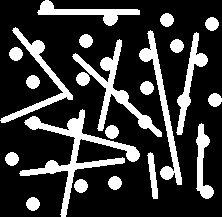
#> input picture Aula4/images/art3.bmp, 222 x 217 px
$ python Aula_04_exe_05.py
#> lines starting #> are read from the running program, lines starting #| are printed output that depends on the picture; after the words box and inside, x2 and y2 are one past the last pixel; in counts of white or black regions, pixels touching at a corner belong together
# Aula_04_exe_05.py
#
# Opening
#
# Filipe Gonçalves - 10/2022

#import
import sys
import numpy as np
import cv2

image_art3 = cv2.imread( "images/art3.bmp" , cv2.IMREAD_GRAYSCALE )
#> image_art3: shape (217, 222); 22.2% white; 22 white regions, largest, box (x1, y1, x2, y2) and area: (19, 109, 140, 217) 2271, (72, 39, 162, 137) 1502, (139, 30, 182, 185) 1227
image_art2 = cv2.imread( "images/art2.bmp" , cv2.IMREAD_GRAYSCALE )
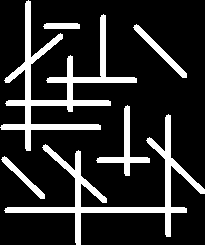
#> input picture Aula4/images/art2.bmp, 205 x 245 px
#> image_art2: shape (245, 205); 16.9% white; 6 white regions, box (x1, y1, x2, y2) and area: (0, 0, 137, 151) 3611, (4, 114, 205, 245) 3181, (96, 105, 150, 176) 696, (133, 24, 187, 78) 459, (1, 156, 45, 199) 346, (43, 23, 80, 29) 213

# binary images
ret, image_art3_bin = cv2.threshold(image_art3, 120, 255, cv2.THRESH_BINARY)
ret, image_art2_bin = cv2.threshold(image_art2, 120, 255, cv2.THRESH_BINARY)

# inversion of resulting images
image_art3_inv = cv2.bitwise_not(image_art3_bin)
image_art2_inv = cv2.bitwise_not(image_art2_bin)

# erosion followed by dilation
kernel = cv2.getStructuringElement(cv2.MORPH_ELLIPSE, (11,11))
image_art3_er = cv2.erode(image_art3_inv, kernel)
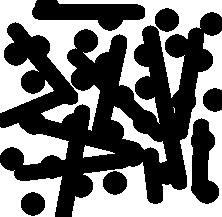
#> image_art3_er: shape (217, 222); 44.2% white; 7 white regions (1 under 20 px), largest, box (x1, y1, x2, y2) and area: (0, 0, 222, 131) 9827, (72, 31, 222, 217) 6903, (0, 163, 62, 217) 1902, (0, 123, 69, 165) 1613, (111, 106, 167, 163) 819, (83, 145, 115, 158) 208
image_art3_op = cv2.dilate(image_art3_er, kernel)
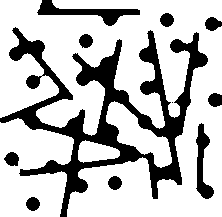
#> image_art3_op: shape (217, 222); 74.6% white; 11 black regions (1 under 20 px), largest, box (x1, y1, x2, y2) and area: (0, 27, 208, 217) 9663, (37, 0, 140, 26) 880, (196, 123, 214, 199) 630

kernel = np.ones((9,3), np.uint8)
image_art2_er1 = cv2.erode(image_art2_inv, kernel)
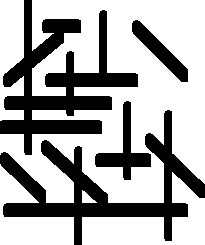
#> image_art2_er1: shape (245, 205); 67% white; 4 black regions, box (x1, y1, x2, y2) and area: (0, 0, 138, 155) 7418, (0, 110, 205, 245) 6874, (95, 101, 151, 180) 1286, (132, 20, 188, 82) 1015
image_art2_op1 = cv2.dilate(image_art2_er1, kernel)
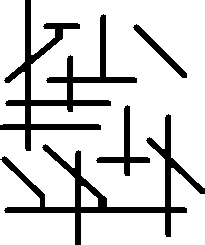
#> image_art2_op1: shape (245, 205); 82.7% white; 4 black regions, box (x1, y1, x2, y2) and area: (0, 0, 137, 151) 3887, (0, 114, 205, 245) 3629, (96, 105, 150, 176) 696, (133, 24, 187, 78) 459

kernel = np.ones((3,9), np.uint8)
image_art2_er2 = cv2.erode(image_art2_inv, kernel)
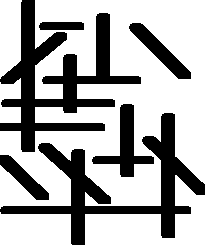
#> image_art2_er2: shape (245, 205); 67.8% white; 6 black regions, box (x1, y1, x2, y2) and area: (0, 0, 141, 152) 6638, (0, 113, 205, 245) 6024, (92, 104, 154, 177) 1388, (129, 23, 191, 79) 1015, (0, 155, 49, 200) 776, (39, 22, 84, 30) 351
image_art2_op2 = cv2.dilate(image_art2_er2, kernel)
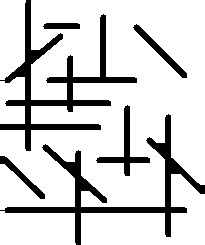
#> image_art2_op2: shape (245, 205); 82.6% white; 6 black regions, box (x1, y1, x2, y2) and area: (0, 0, 137, 151) 3689, (0, 114, 205, 245) 3335, (96, 105, 150, 176) 696, (133, 24, 187, 78) 459, (0, 156, 45, 199) 366, (43, 23, 80, 29) 213

cv2.imshow('Orginal Art3', image_art3)
cv2.imshow('Orginal Art2', image_art2)
cv2.imshow('Opened Art3', image_art3_op)
cv2.imshow('Opened Art2 9x3', image_art2_op1)
cv2.imshow('Opened Art2 3x9', image_art2_op2)

cv2.waitKey(0)
